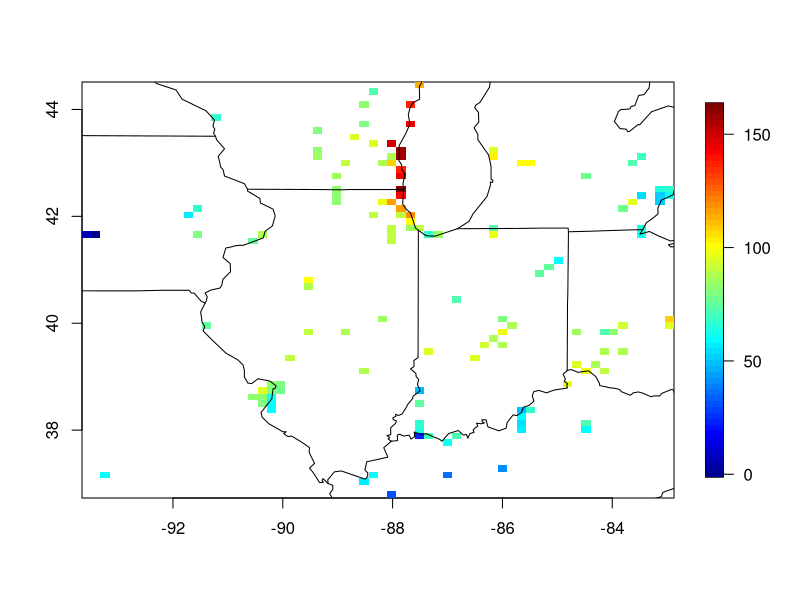
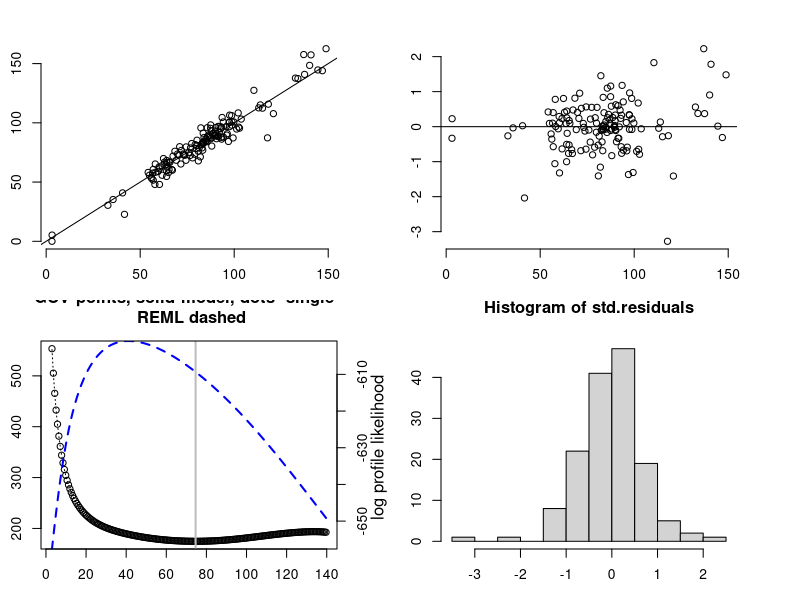
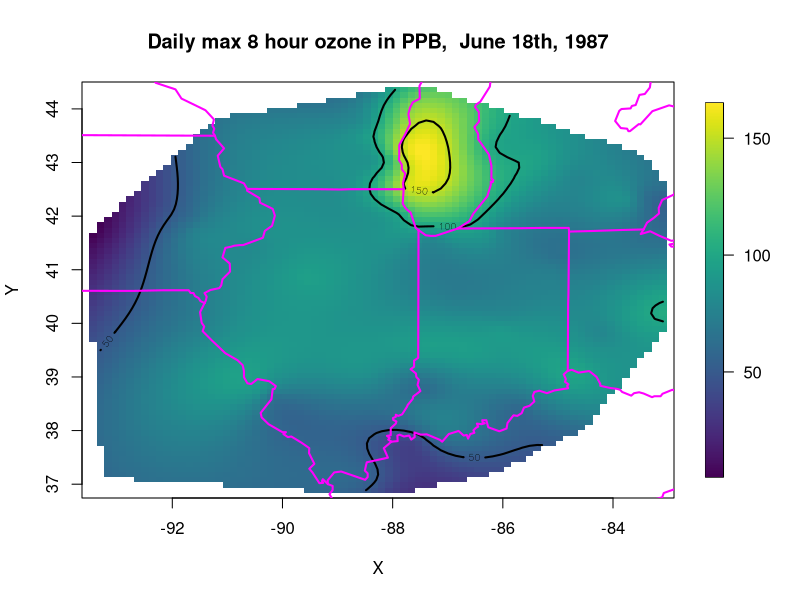

Source code (R) for these figures, in order:
library(fields)


### Name: fields
### Title: fields - tools for spatial data
### Aliases: fields-package fields
### Keywords: datasets

### ** Examples


# some air quality data, daily surface ozone measurements for the Midwest:
data(ozone2)
x<-ozone2$lon.lat
y<- ozone2$y[16,] # June 18, 1987

# pixel plot of spatial data
quilt.plot( x,y)
US( add=TRUE) # add US map

fit<- Tps(x,y)
# fits a GCV thin plate smoothing spline surface to ozone measurements.
# Hey, it does not get any easier than this!

summary(fit) #diagnostic summary of the fit 
set.panel(2,2)
plot(fit) # four diagnostic plots of fit and residuals.

# quick plot of predicted surface
set.panel()
surface(fit) # contour/image plot of the fitted surface
US( add=TRUE, col="magenta", lwd=2) # US map overlaid
title("Daily max 8 hour ozone in PPB,  June 18th, 1987")


fit2<- spatialProcess( x,y)
# a "Kriging" model. The covariance defaults to a Matern with smoothness 1.0.
# the nugget, sill and range parameters are found by maximum likelihood
# summary, plot, and surface also work for  fit2 !
